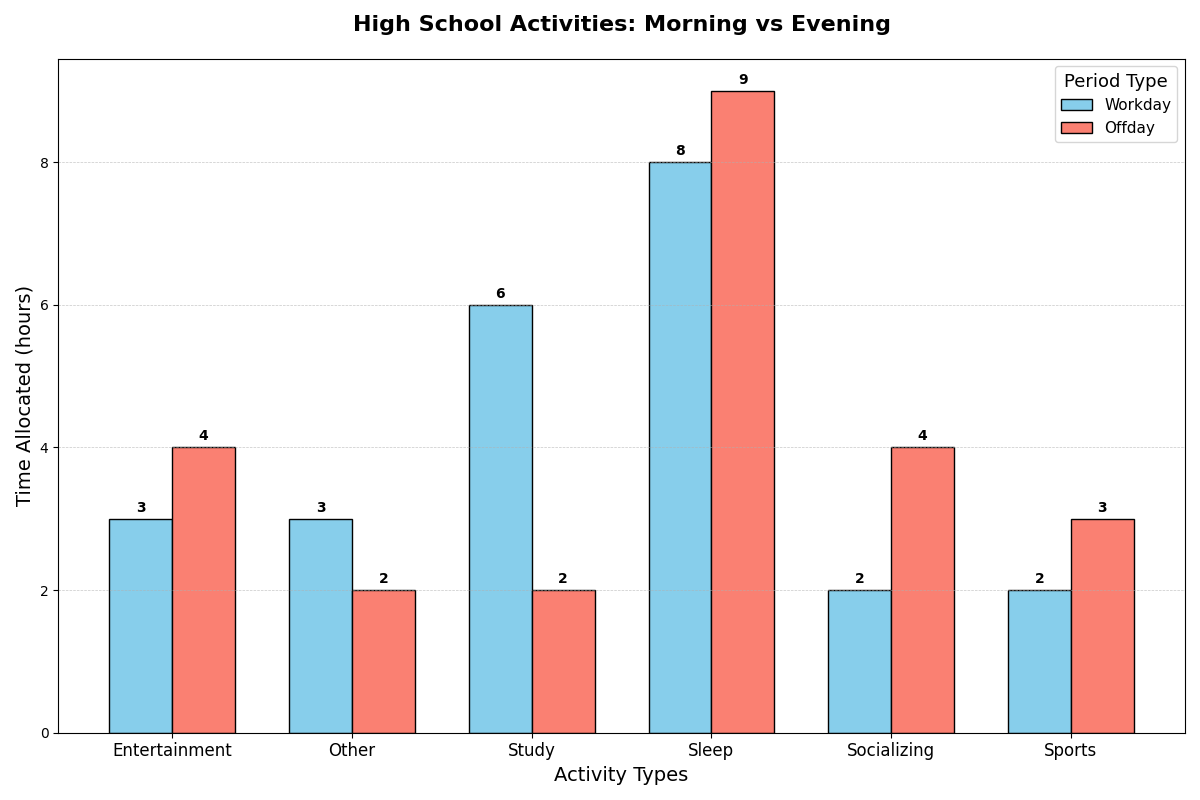

This figure's Python source:
import matplotlib.pyplot as plt
import numpy as np

activities = ['Entertainment', 'Other', 'Study', 'Sleep', 'Socializing', 'Sports']
weekday_hours = [3, 3, 6, 8, 2, 2]
weekend_hours = [4, 2, 2, 9, 4, 3]

x_positions = np.arange(len(activities))
bar_width = 0.35

fig, ax = plt.subplots(figsize=(12, 8))

rects1 = ax.bar(x_positions - bar_width/2, weekday_hours, width=bar_width, label='Workday', color='skyblue', edgecolor='black')
rects2 = ax.bar(x_positions + bar_width/2, weekend_hours, width=bar_width, label='Offday', color='salmon', edgecolor='black')

ax.set_title('High School Activities: Morning vs Evening', fontsize=16, fontweight='bold', pad=20)
ax.set_xlabel('Activity Types', fontsize=14)
ax.set_ylabel('Time Allocated (hours)', fontsize=14)

ax.set_xticks(x_positions)
ax.set_xticklabels(activities, fontsize=12)

ax.legend(title='Period Type', title_fontsize='13', fontsize=11, loc='upper right')
ax.yaxis.grid(True, linestyle='--', linewidth=0.5, alpha=0.7)

def add_labels(rects):
    for rect in rects:
        height = rect.get_height()
        ax.annotate(f'{height}',
                    xy=(rect.get_x() + rect.get_width() / 2, height),
                    xytext=(0, 3),
                    textcoords="offset points",
                    ha='center', va='bottom', fontsize=10, fontweight='bold')

add_labels(rects1)
add_labels(rects2)

plt.tight_layout()
plt.show()
